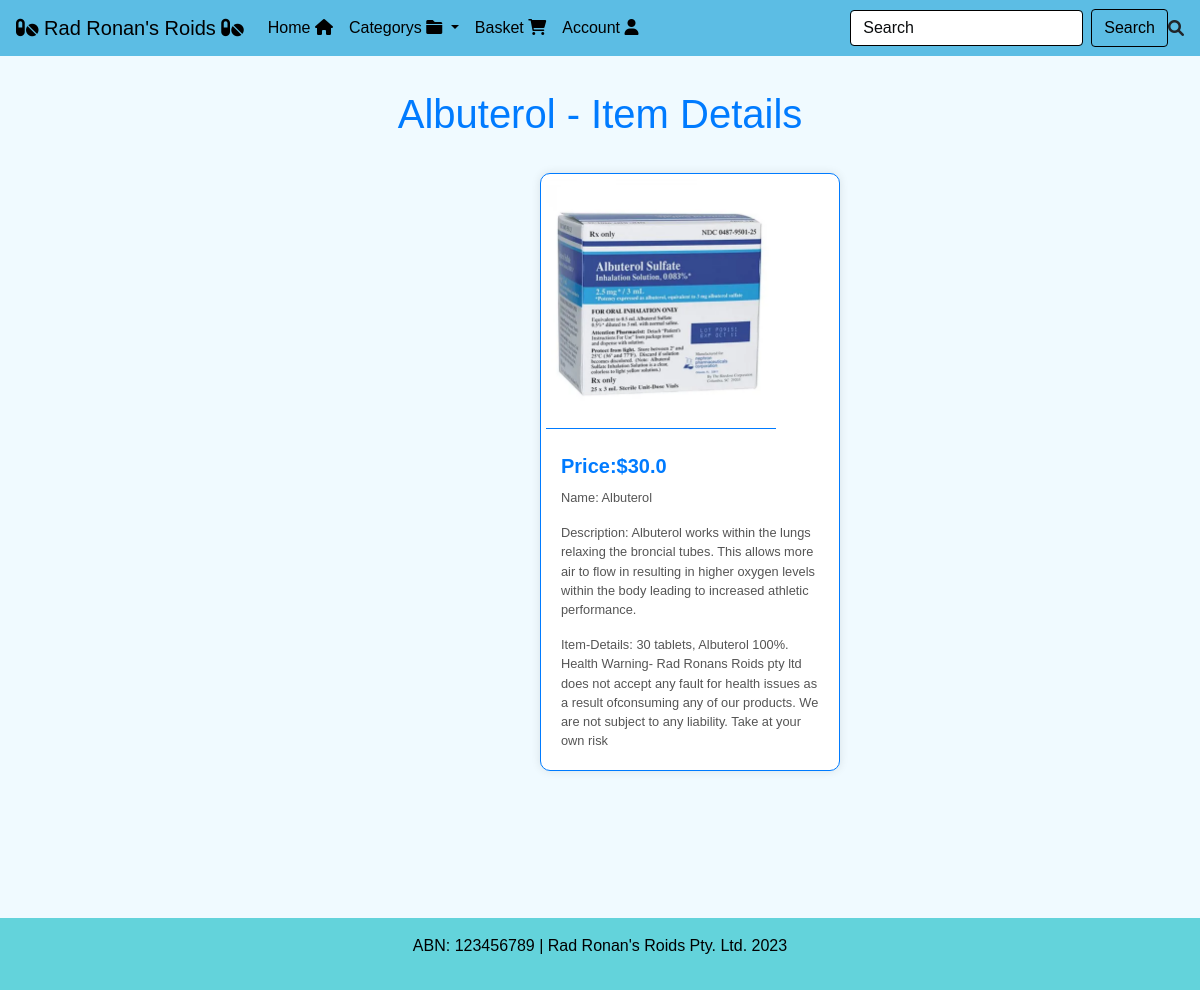
Page /itemdetails/6 on the committed database.
### webapp/mymodels.py (models this page shows, shortened)
class Product(db.Model):
    __tablename__ = "Product"
    id = db.Column(db.Integer, primary_key=True)
    name = db.Column(db.String(100), nullable=False)
    price = db.Column(db.Float, nullable=False)
    description = db.Column(db.String(255))
    image = db.Column(db.String(60), nullable=False, default="defaultcity.jpg")
    quantity = db.Column(db.Integer, nullable=False, default=1)
    itemdetails = db.Column(db.String(255))
    category_id = db.Column(db.Integer, db.ForeignKey("Category.id"), nullable=False)
    category = db.relationship("Category", back_populates="products")

### webapp/views.py (the view)
@main_bp.route("/itemdetails/<int:product_id>")
def itemdetailspage(product_id):
    product = Product.query.get(product_id)
    if product:
        return render_template(
            "itemdetailspage.html", Product=product, product_id=product_id
        )
    else:
        return render_template(
            "error.html", message="Product was not found in our warehouse!"
        )

### webapp/templates/itemdetailspage.html (shortened to what this page needs)
{% extends 'base.html' %} {% block main %}
<div style="margin-top: 70px" class="container">
  <h1 class="item-details-title">{{ Product.name }} - Item Details</h1>
  <div class="row justify-content-center">
    <div class="col-md-6 col-sm-12">
      <div class="card custom-card">
        <img
          class="samesizeimg"
          src="{{ url_for('static', filename=Product.image) }}"
          alt="Product Image"
        />
        <div class="card-body">
          <h5 class="card-title">Price:${{ Product.price }}</h5>
          <p class="card-text">Name: {{ Product.name }}</p>
          <p class="card-text">Description: {{ Product.description }}</p>
          <p class="card-text">Item-Details: {{ Product.itemdetails }}</p>
        </div>
      </div>
    </div>
  </div>
</div>
{% endblock %}

### webapp/static/products.css (style rules this page uses)
.samesizeimg { width: 6rem; height: 6rem; object-fit: cover; }
.card { border-radius: 20px; color: black; padding: 5px; }

### webapp/static/itemdetails.css (style rules this page uses)
.samesizeimg { width: 200px; height: 200px; object-fit: cover; }
.card { border-radius: 20px; color: black; padding: 5px; }

### webapp/static/orderconfirm.css (style rules this page uses)
.samesizeimg { width: 6rem; height: 6rem; object-fit: cover; }
.card { border-radius: 20px; color: black; padding: 5px; }

### webapp/templates/base.html (style rules this page uses)
html { font-size: 16px; }
.samesizeimg { width: 8rem; height: 8rem; object-fit: cover; }
.card { border-radius: 20px; color: black; padding: 5px; transition: all 0.3s ease; }
.custom-card { border: 1px solid #dcdcdc; border-radius: 10px; margin-bottom: 20px; background-color: #ffffff; width: 15rem; box-shadow: 0 0 10px rgba(0, 0, 0, 0.1); }
.custom-card .card-title { font-size: 1.25rem; font-weight: bold; margin: 10px 0; }
.custom-card .card-text { font-size: 0.8rem; color: #555; }

### webapp/templates/itemdetailspage.html (style rules this page uses)
html { font-size: 16px; }
body { background-color: #f0faff; font-family: Arial, sans-serif; }
.container { max-width: 1200px; margin: 0 auto; padding: 20px; }
.card img { width: 80%; height: 250px; border-bottom: 1px solid #007bff; border-radius: 10px 10px 0 0; }
.card-body { padding: 15px; font-size: 12px; }
h1 { text-align: center; margin-bottom: 30px; color: #007bff; }
.card-title { font-size: 1.5rem; color: #007bff; }
.card-text { margin-top: 10px; color: #333; }
.container { display: flex; flex-direction: column; align-items: center; height: 100vh; }
.custom-card { width: 15rem; }
.card { width: 300px; margin: 15px; border: 1px solid #007bff; border-radius: 10px; transition: all 0.3s ease; }
.item-details-title { text-align: center; margin-bottom: 20px; }

### rows in the picture
Product: name "Albuterol", image (picture), price "30.0", description "Albuterol works within the lungs relaxing the broncial tubes. This allows more air to flow in resulting in higher oxygen levels within the body leading to increased athletic performance.", itemdetails "30 tablets, Albuterol 100%. Health Warning- Rad Ronans Roids pty ltd does not accept any fault for health issues as a result ofconsuming any of our products. We are not subject to any liability. Take at your own risk"
